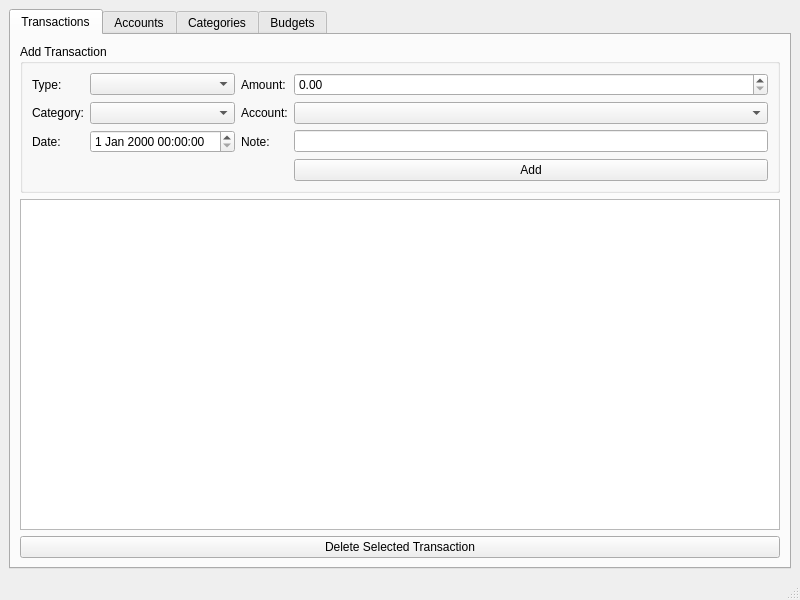
<?xml version="1.0" encoding="UTF-8"?>
<ui version="4.0">
 <class>MainWindow</class>
 <widget class="QMainWindow" name="MainWindow">
  <property name="geometry">
   <rect>
    <x>0</x>
    <y>0</y>
    <width>800</width>
    <height>600</height>
   </rect>
  </property>
  <property name="windowTitle">
   <string>Ledger App</string>
  </property>
  <widget class="QWidget" name="centralwidget">
   <layout class="QVBoxLayout" name="verticalLayout">
    <item>
     <widget class="QTabWidget" name="tabWidget">
      <property name="currentIndex">
       <number>0</number>
      </property>
      <widget class="QWidget" name="transactionsTab">
       <attribute name="title">
        <string>Transactions</string>
       </attribute>
       <layout class="QVBoxLayout" name="verticalLayout_2">
        <item>
         <widget class="QGroupBox" name="addTransactionBox">
          <property name="title">
           <string>Add Transaction</string>
          </property>
          <layout class="QGridLayout" name="gridLayout">
           <item row="0" column="0">
            <widget class="QLabel" name="label">
             <property name="text">
              <string>Type:</string>
             </property>
            </widget>
           </item>
           <item row="0" column="1">
            <widget class="QComboBox" name="transactionTypeBox"/>
           </item>
           <item row="0" column="2">
            <widget class="QLabel" name="label_2">
             <property name="text">
              <string>Amount:</string>
             </property>
            </widget>
           </item>
           <item row="0" column="3">
            <widget class="QDoubleSpinBox" name="amountSpinBox"/>
           </item>
           <item row="1" column="0">
            <widget class="QLabel" name="label_3">
             <property name="text">
              <string>Category:</string>
             </property>
            </widget>
           </item>
           <item row="1" column="1">
            <widget class="QComboBox" name="categoryComboBox"/>
           </item>
           <item row="1" column="2">
            <widget class="QLabel" name="label_4">
             <property name="text">
              <string>Account:</string>
             </property>
            </widget>
           </item>
           <item row="1" column="3">
            <widget class="QComboBox" name="accountComboBox"/>
           </item>
           <item row="2" column="0">
            <widget class="QLabel" name="label_5">
             <property name="text">
              <string>Date:</string>
             </property>
            </widget>
           </item>
           <item row="2" column="1">
            <widget class="QDateTimeEdit" name="dateTimeEdit"/>
           </item>
           <item row="2" column="2">
            <widget class="QLabel" name="label_6">
             <property name="text">
              <string>Note:</string>
             </property>
            </widget>
           </item>
           <item row="2" column="3">
            <widget class="QLineEdit" name="noteLineEdit"/>
           </item>
           <item row="3" column="3">
            <widget class="QPushButton" name="addTransactionButton">
             <property name="text">
              <string>Add</string>
             </property>
            </widget>
           </item>
          </layout>
         </widget>
        </item>
        <item>
         <widget class="QTableWidget" name="transactionsTable"/>
        </item>
        <item>
         <widget class="QPushButton" name="deleteTransactionButton">
          <property name="text">
           <string>Delete Selected Transaction</string>
          </property>
         </widget>
        </item>
       </layout>
      </widget>
      <widget class="QWidget" name="accountsTab">
       <attribute name="title">
        <string>Accounts</string>
       </attribute>
       <layout class="QVBoxLayout" name="verticalLayout_3">
        <item>
         <widget class="QGroupBox" name="addAccountBox">
          <property name="title">
           <string>Add Account</string>
          </property>
          <layout class="QHBoxLayout" name="horizontalLayout">
           <item>
            <widget class="QLabel" name="label_7">
             <property name="text">
              <string>Name:</string>
             </property>
            </widget>
           </item>
           <item>
            <widget class="QLineEdit" name="accountNameEdit"/>
           </item>
           <item>
            <widget class="QLabel" name="label_8">
             <property name="text">
              <string>Type:</string>
             </property>
            </widget>
           </item>
           <item>
            <widget class="QComboBox" name="accountTypeBox"/>
           </item>
           <item>
            <widget class="QLabel" name="label_9">
             <property name="text">
              <string>Initial Balance:</string>
             </property>
            </widget>
           </item>
           <item>
            <widget class="QDoubleSpinBox" name="initialBalanceSpinBox"/>
           </item>
           <item>
            <widget class="QPushButton" name="addAccountButton">
             <property name="text">
              <string>Add Account</string>
             </property>
            </widget>
           </item>
          </layout>
         </widget>
        </item>
        <item>
         <widget class="QTableWidget" name="accountsTable"/>
        </item>
       </layout>
      </widget>
      <widget class="QWidget" name="categoriesTab">
       <attribute name="title">
        <string>Categories</string>
       </attribute>
       <layout class="QVBoxLayout" name="verticalLayout_4">
        <item>
         <widget class="QGroupBox" name="addCategoryBox">
          <property name="title">
           <string>Add Category</string>
          </property>
          <layout class="QHBoxLayout" name="horizontalLayout_2">
           <item>
            <widget class="QLabel" name="label_10">
             <property name="text">
              <string>Name:</string>
             </property>
            </widget>
           </item>
           <item>
            <widget class="QLineEdit" name="categoryNameEdit"/>
           </item>
           <item>
            <widget class="QLabel" name="label_11">
             <property name="text">
              <string>Type:</string>
             </property>
            </widget>
           </item>
           <item>
            <widget class="QComboBox" name="categoryTypeBox"/>
           </item>
           <item>
            <widget class="QPushButton" name="addCategoryButton">
             <property name="text">
              <string>Add Category</string>
             </property>
            </widget>
           </item>
          </layout>
         </widget>
        </item>
        <item>
         <widget class="QTableWidget" name="categoriesTable"/>
        </item>
       </layout>
      </widget>
      <widget class="QWidget" name="budgetsTab">
       <attribute name="title">
        <string>Budgets</string>
       </attribute>
       <layout class="QVBoxLayout" name="verticalLayout_5">
        <item>
         <widget class="QGroupBox" name="setBudgetBox">
          <property name="title">
           <string>Set Budget</string>
          </property>
          <layout class="QHBoxLayout" name="horizontalLayout_3">
           <item>
            <widget class="QLabel" name="label_12">
             <property name="text">
              <string>Category:</string>
             </property>
            </widget>
           </item>
           <item>
            <widget class="QComboBox" name="budgetCategoryBox"/>
           </item>
           <item>
            <widget class="QLabel" name="label_13">
             <property name="text">
              <string>Month:</string>
             </property>
            </widget>
           </item>
           <item>
            <widget class="QDateTimeEdit" name="budgetMonthEdit">
             <property name="displayFormat">
              <string>yyyy-MM</string>
             </property>
            </widget>
           </item>
           <item>
            <widget class="QLabel" name="label_14">
             <property name="text">
              <string>Limit:</string>
             </property>
            </widget>
           </item>
           <item>
            <widget class="QDoubleSpinBox" name="budgetLimitSpinBox"/>
           </item>
           <item>
            <widget class="QPushButton" name="setBudgetButton">
             <property name="text">
              <string>Set Budget</string>
             </property>
            </widget>
           </item>
          </layout>
         </widget>
        </item>
        <item>
         <widget class="QTableWidget" name="budgetsTable"/>
        </item>
       </layout>
      </widget>
     </widget>
    </item>
   </layout>
  </widget>
  <widget class="QMenuBar" name="menubar">
   <property name="geometry">
    <rect>
     <x>0</x>
     <y>0</y>
     <width>800</width>
     <height>21</height>
    </rect>
   </property>
  </widget>
  <widget class="QStatusBar" name="statusbar"/>
 </widget>
 <resources/>
 <connections/>
</ui>
